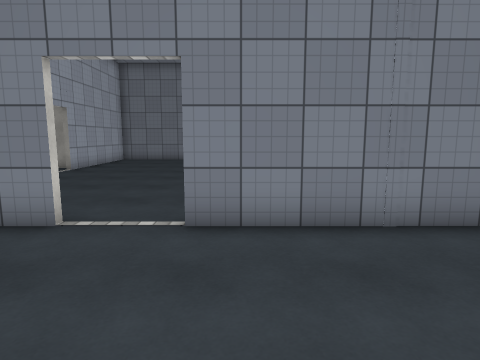
view 1 (above)

19 first-person views from a walk through a scene from a Unity 3-D project. The camera is 1.5 m above the floor, tilts 8° down and sees 75° across. Doors are open. The floor is counted in squares, 1 m on a side. Each view is taken from the middle of a square. On the plan, view 1 faces up. The plan holds only what a view shows up to about 15 squares ahead; the rest is blank. The place goes on beyond the plan. The player is left out. Surface patterns are stand-ins for the level's own textures.

view 2
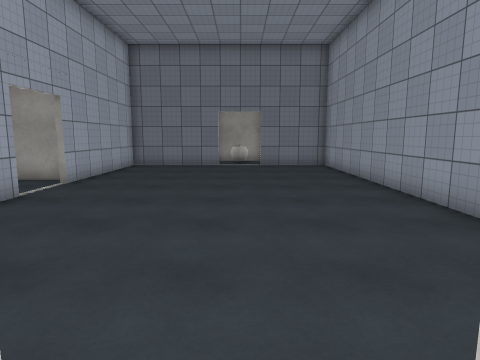

view 3
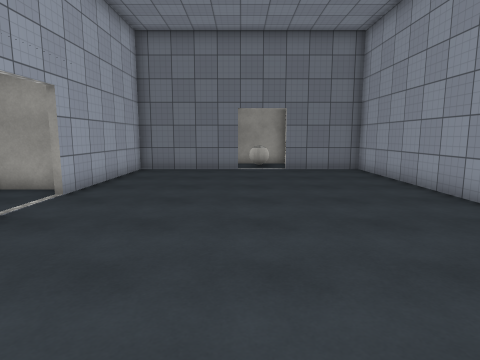

view 4
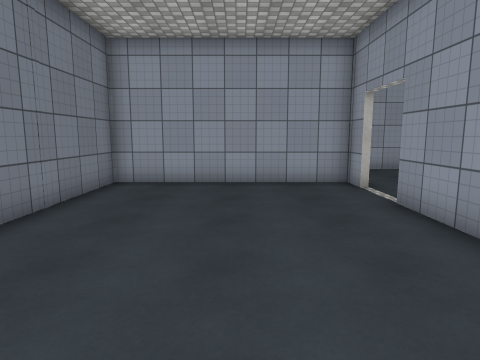

view 5
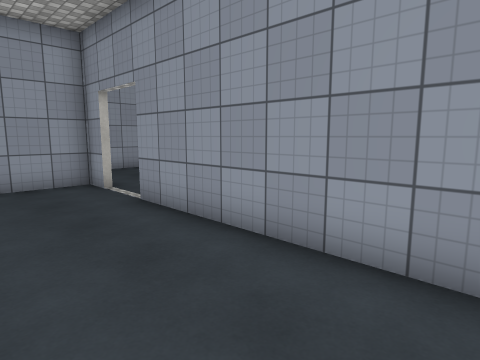

view 6
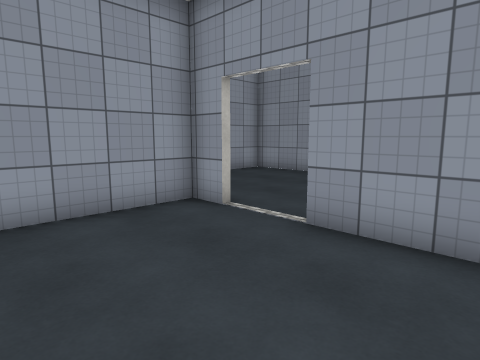

view 7
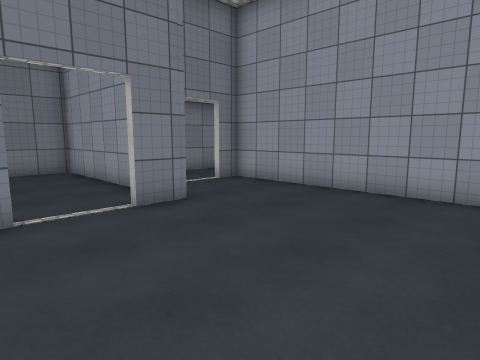

view 8
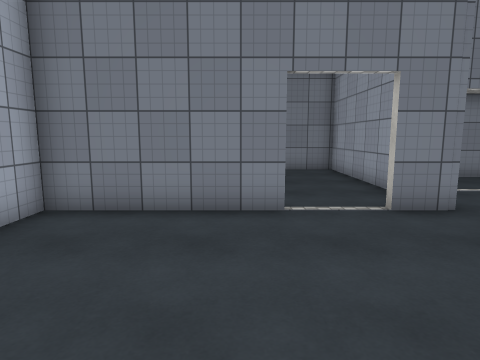

view 9
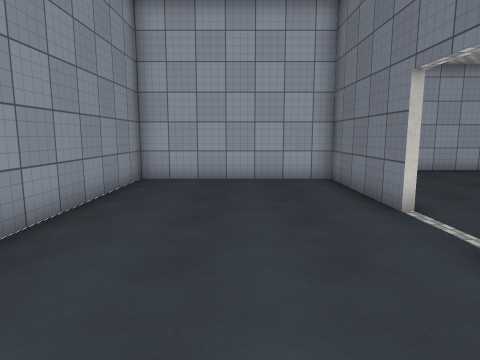

view 10
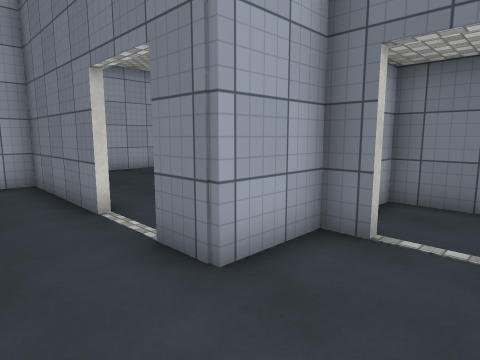

view 11
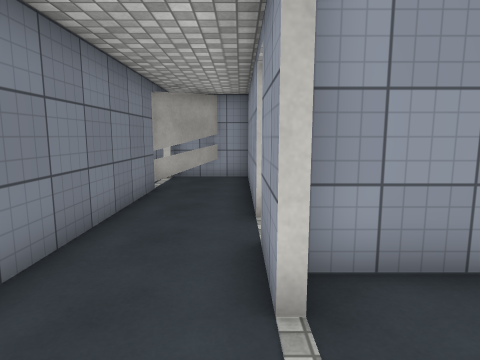

view 12
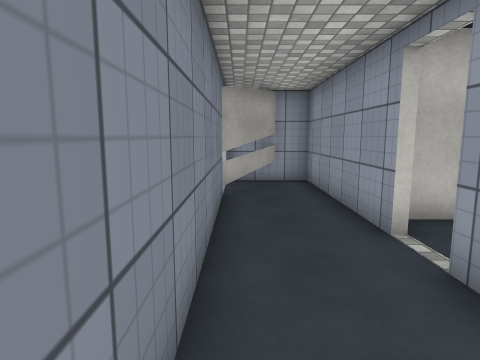

view 13
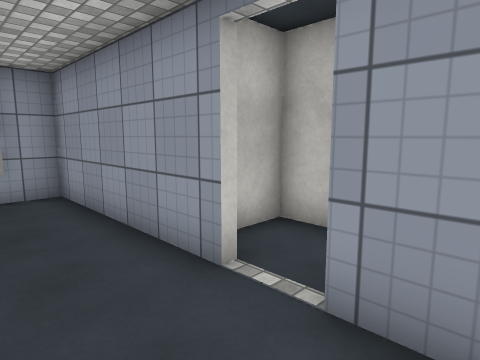

view 14
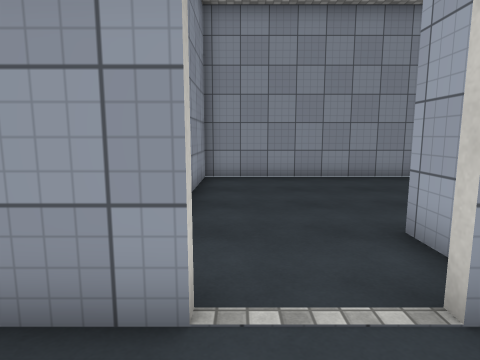

view 15
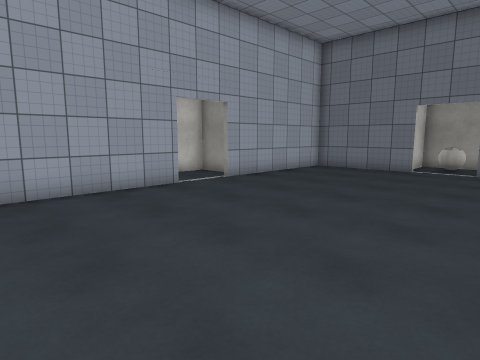

view 16
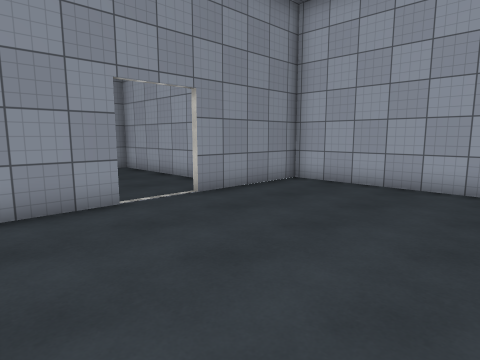

view 17
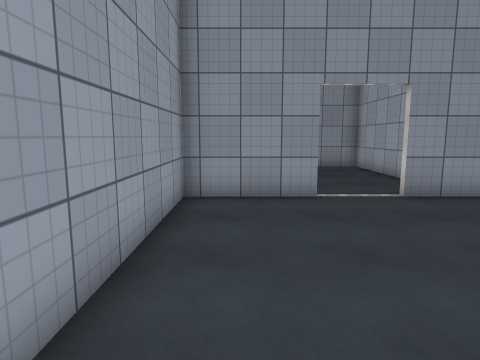

view 18
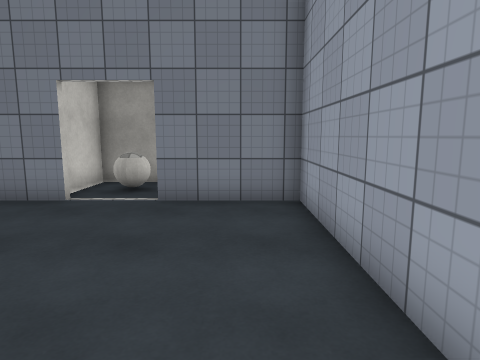

view 19
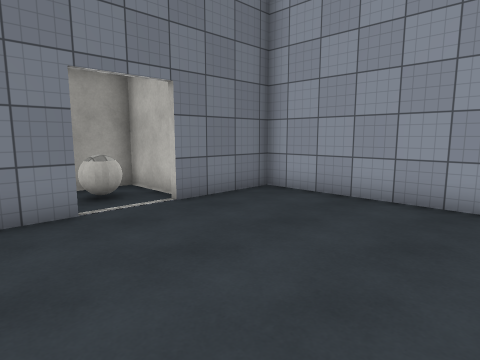

### Floor plan
Points are (right, up) in squares from view 1. A wall is a line through its corners. A room is listed if a view was taken in it or the views show most of it. See-through windows are left out.
Room 1 (views 1, 2, 3, 4, 5, 6, 7, 8, 9, 10, 15, 16, 17, 18, 19)
walls: (-1, 5.3) (2.4, 5.3) (2.4, 20.2) (-1, 20.2); (-3, 5.1) (-4, 5.1); (-4.8, 4.6) (-4.8, -2.5) (3, -2.5); (3, -2.8) (-2, -2.8) (-2, -9.5) (10.3, -9.5) (10.3, -0.5); (-7.5, 11.8) (-7.5, 5.3) (-3, 5.3); (7.3, -0.5) (6.4, -0.5) (6.4, -2.8) (5, -2.8); (5, -2.5) (6.2, -2.5) (6.2, 5.1) (-1, 5.1); (-3, 20.2) (-7.5, 20.2) (-7.5, 13.9); (-0.5, 20.9) (-0.5, 23.2) (-3.5, 23.2) (-3.5, 21.2)
ways out: open door at (8.5, -0.5) to room 2; opening at (-8, 12.5)
objects: other object (-2, 22)
Room 2 (views 11, 12, 13, 14)
walls: (12.5, -0.3) (18.6, -0.3) (18.6, 2.4); (9.4, -0.3) (11.4, -0.3); (15.9, 2.4) (6.4, 2.4) (6.4, 1.9); (18.6, 0.8) (16, 2.6)
ways out: open door at (8.5, -0.5) to room 1; opening at (12, -1) to room 3
Room 3 (no view inside)
walls: (12.5, -2.5) (13.5, -2.5) (13.5, -1)
ways out: opening at (12, -1) to room 2

Where each view was taken, in squares from view 1:
view 1: 0 up, 0 right, facing up
view 2: 4 up, 2 left, facing up
view 3: 6 up, 3 left, facing up
view 4: 1 up, 4 left, facing right
view 5: 1 up, 4 left, facing down-right
view 6: 2 up, 0 right, facing down-right
view 7: 9 down, 2 right, facing up-right
view 8: 9 down, 2 right, facing up
view 9: 6 down, 9 right, facing left
view 10: 5 down, 9 right, facing up-left
view 11: 0 up, 7 right, facing right
view 12: 2 up, 8 right, facing right
view 13: 2 up, 10 right, facing down-right
view 14: 2 up, 9 right, facing down
view 15: 6 up, 1 right, facing up-left
view 16: 12 up, 2 right, facing down-left
view 17: 13 up, 1 right, facing down
view 18: 13 up, 1 right, facing up
view 19: 14 up, 5 left, facing up-right
